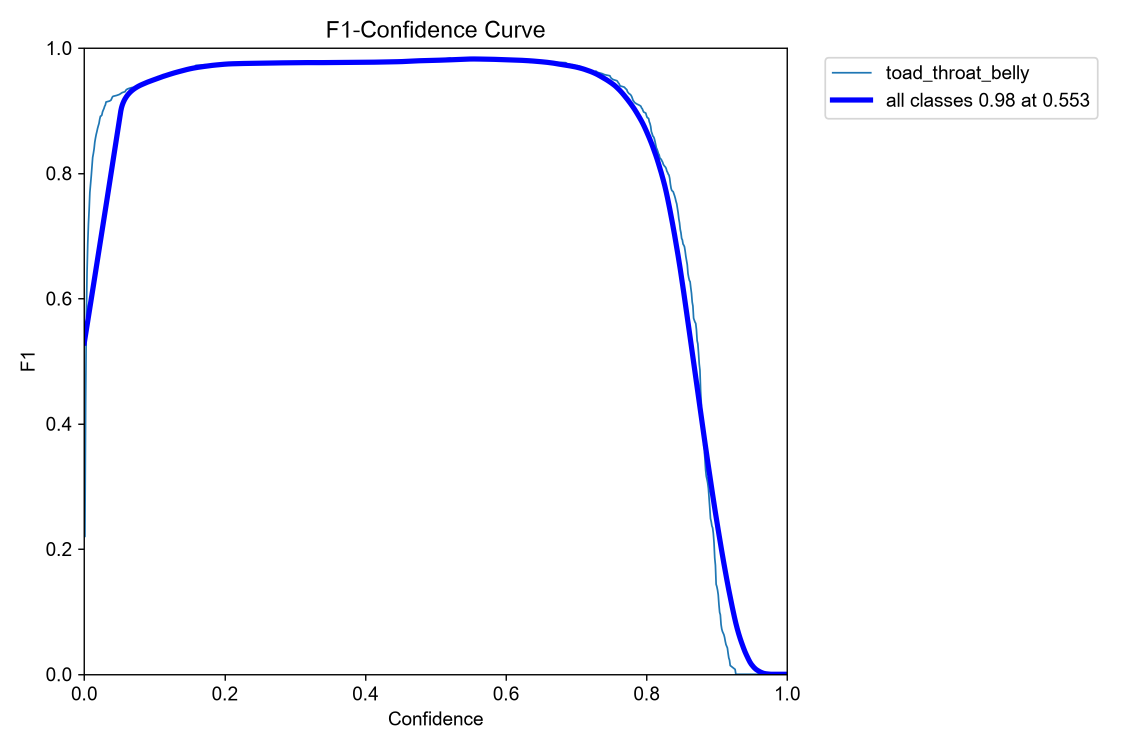
#> input picture 01-02_Throat_Belly_pipeline/src/runs/detect/train/BoxF1_curve.png, 2250 x 1500 px, found by its file name (shown at 1/2 size); its folder holds only this picture in this run
$ python preprocessing.py
#> lines starting #> are read from the running program, lines starting #| are printed output that depends on the picture; after the words box and inside, x2 and y2 are one past the last pixel; in counts of white or black regions, pixels touching at a corner belong together
#> in process_throat_belly_crops, img is the input picture: shape (1500, 2250, 3); mean B, G, R 252.4, 250, 249.8

# preprocessing.py (Throat + Belly Pipeline)


import os
import cv2
import numpy as np
from pathlib import Path


def rotate_image(image, angle):
    """Rotates an image around its center without cropping corners."""
    h, w = image.shape[:2]
    cx, cy = w / 2, h / 2
    M = cv2.getRotationMatrix2D((cx, cy), angle, 1.0)
    cos = np.abs(M[0, 0])
    sin = np.abs(M[0, 1])
    nw = int((h * sin) + (w * cos))
    nh = int((h * cos) + (w * sin))
    M[0, 2] += (nw / 2) - cx
    M[1, 2] += (nh / 2) - cy
    return cv2.warpAffine(image, M, (nw, nh), flags=cv2.INTER_LANCZOS4, borderMode=cv2.BORDER_CONSTANT, borderValue=0)


def compute_symmetry_iou(mask_patch):
    """Computes vertical Jaccard IoU between flipped left and right halves."""
    h, w = mask_patch.shape[:2]
    mid = w // 2
    left = mask_patch[:, :mid]
    right = mask_patch[:, mid:]

    min_w = min(left.shape[1], right.shape[1])
    if min_w == 0:
        return 0.0

    left_half = left[:, :min_w]
    right_half = right[:, :min_w]
    left_flipped = cv2.flip(left_half, 1)

    inter = np.logical_and(left_flipped > 0, right_half > 0).sum()
    union = np.logical_or(left_flipped > 0, right_half > 0).sum()
    return inter / union if union > 0 else 0.0


def find_optimal_symmetry_angle(img):
    """Multi-scale coarse-to-fine sweep from 0° to 180° to find the vertical midline axis."""
    gray = cv2.cvtColor(img, cv2.COLOR_BGR2GRAY)
    mask = (gray > 10).astype(np.uint8) * 255
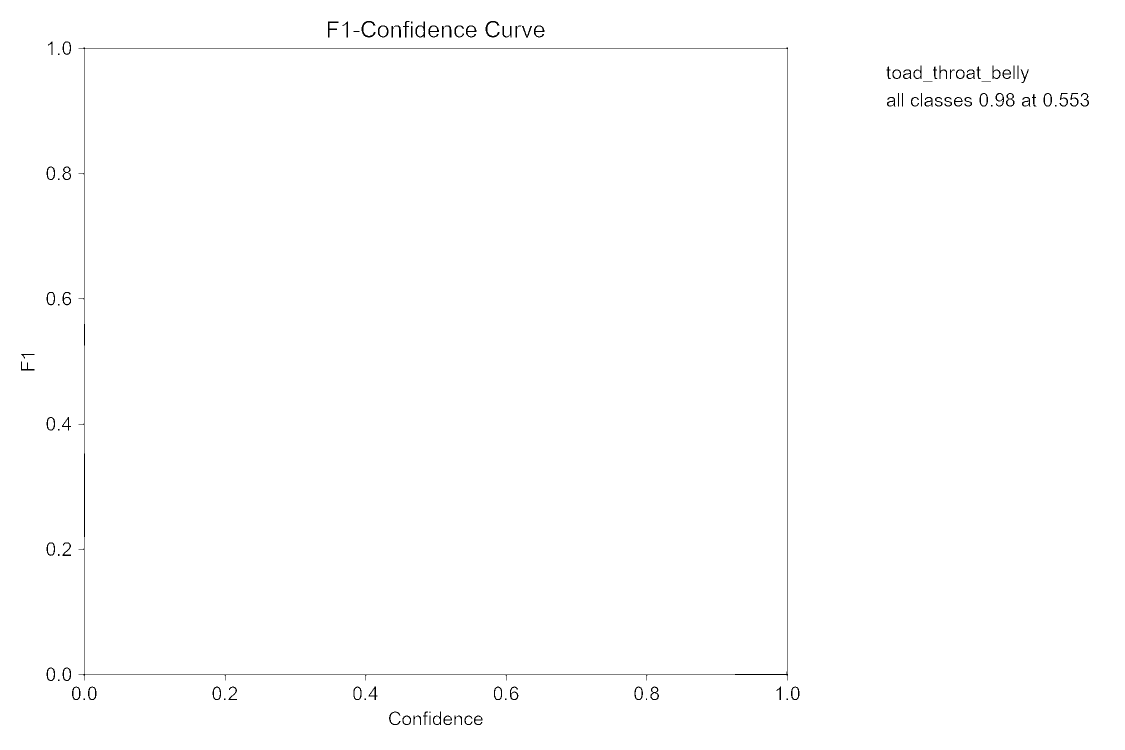
#> mask: shape (1500, 2250) (shown at 1/2 size); 99.5% white; black in thin lines or dots, all inside (x1, y1, x2, y2) = (42, 42, 2178, 1450)

    # Coarse sweep: 0 to 180 in 2 deg steps
    best_angle = 0.0
    best_iou = -1.0
    for angle in np.arange(0, 180, 2.0):
        rot_mask = rotate_image(mask, angle)
        iou = compute_symmetry_iou(rot_mask)
        if iou > best_iou:
            best_iou = iou
            best_angle = angle
#> this loop made 90 passes
#> (inter in compute_symmetry_iou, union in compute_symmetry_iou, iou, best_iou) on pass 1: (1670947, 1686598, 0.991, 0.991)
#> (inter in compute_symmetry_iou, union in compute_symmetry_iou, iou) on passes 2 to 7: (1625836, 1752764, 0.928), (1573283, 1805485, 0.871), (1527862, 1850936, 0.825), (1488367, 1890491, 0.787), (1453270, 1925629, 0.755), (1422429, 1956432, 0.727)
#> pass 1, in compute_symmetry_iou, `left_flipped = cv2.flip(left_half, 1)`:
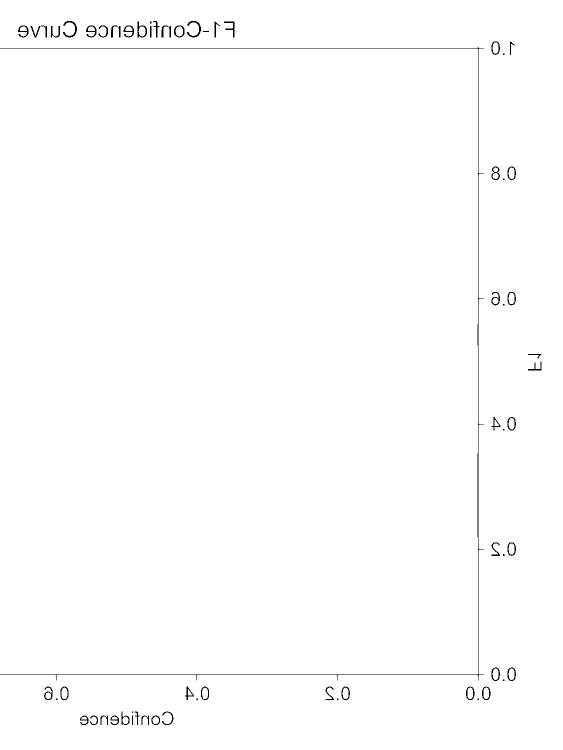
#> left_flipped: shape (1500, 1125) (shown at 1/2 size); 99.4% white; black in thin lines or dots

    # Fine sweep: +/- 3 deg in 0.5 deg steps
    for angle in np.arange(best_angle - 3.0, best_angle + 3.5, 0.5):
        rot_mask = rotate_image(mask, angle)
        iou = compute_symmetry_iou(rot_mask)
        if iou > best_iou:
            best_iou = iou
            best_angle = angle
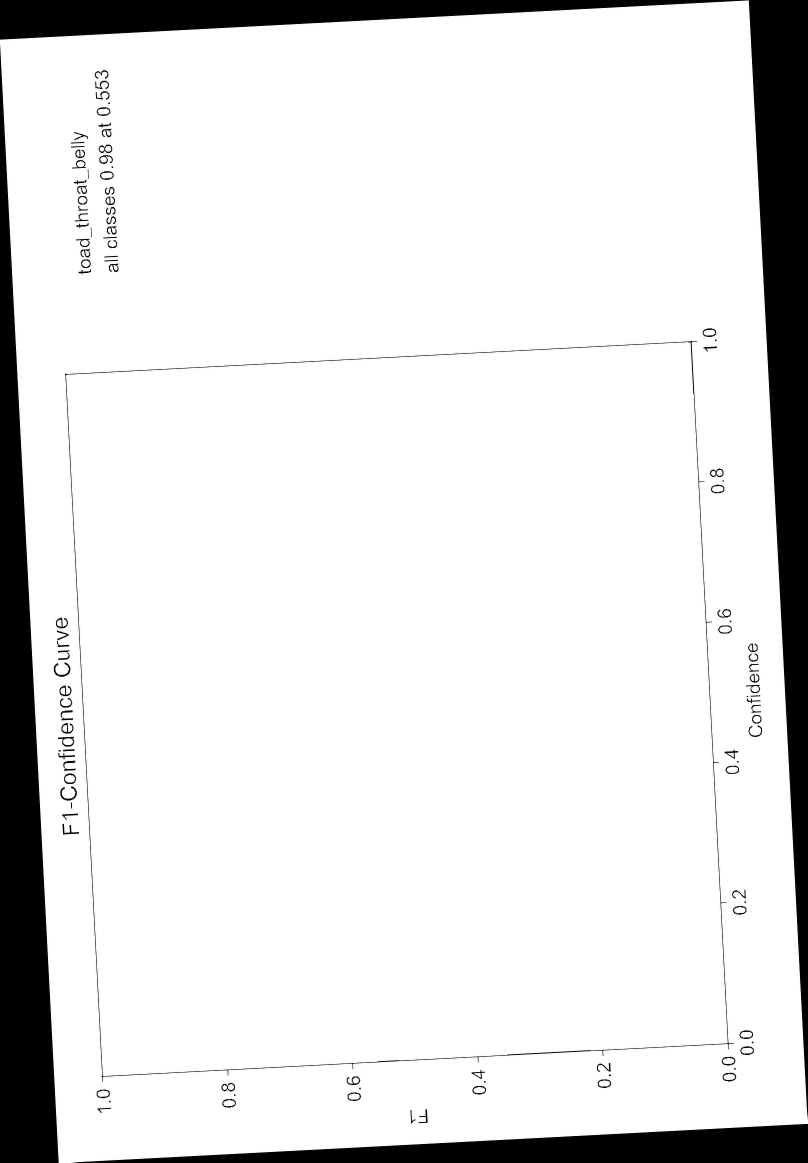
#> rot_mask: shape (2325, 1615) (shown at 1/2 size); min 0, max 255, mean 227.9

    return best_angle


def score_ventral_orientation(img):
    """
    Evaluates whether the chin is North (Score > 0) or South (Score < 0).
    For full ventral patterns:
    - Chin (top) is narrower with corner voids.
    - Abdomen (bottom) is wider with greater mass.
    """
    gray = cv2.cvtColor(img, cv2.COLOR_BGR2GRAY)
#> gray: shape (2250, 1500)
    mask = (gray > 10).astype(np.uint8) * 255
#> mask: shape (2250, 1500); 99.4% white; black in thin lines or dots
    h, w = mask.shape[:2]

    # Top third vs Bottom third width
    top_third = mask[:h//3, :]
#> top_third: shape (750, 1500); 99.4% white; black in thin lines or dots
    bot_third = mask[2*h//3:, :]
#> bot_third: shape (750, 1500); 99.4% white; black in thin lines or dots, all inside (x1, y1, x2, y2) = (42, 0, 1400, 709)

    top_mass = (top_third > 0).sum()
    bot_mass = (bot_third > 0).sum()

    # Corner void difference (Top bounding corners should have more void created by chin arch)
    cw = max(1, w // 4)
    ch = max(1, h // 4)
    tl_void = (mask[:ch, :cw] == 0).sum()
    tr_void = (mask[:ch, w-cw:] == 0).sum()
    bl_void = (mask[h-ch:, :cw] == 0).sum()
    br_void = (mask[h-ch:, w-cw:] == 0).sum()

    corner_score = (tl_void + tr_void) - (bl_void + br_void)
    mass_score = bot_mass - top_mass  # Normal orientation has more mass at the bottom belly

    return (corner_score * 2.0) + (mass_score * 1.5)


def letterbox_pad_to_square(img, target_size=256):
    """
    Resizes image while preserving aspect ratio and pads with pure black borders to target_size x target_size.
    """
#> called with target_size = 256
    h, w = img.shape[:2]
    scale = target_size / max(h, w)
    nw = int(w * scale)
    nh = int(h * scale)

    resized = cv2.resize(img, (nw, nh), interpolation=cv2.INTER_LANCZOS4)
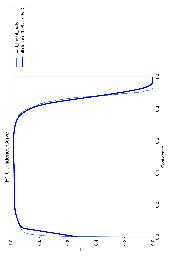
#> resized: shape (256, 170, 3); mean B, G, R 253.5, 251.1, 250.9

    # Place in center of square black canvas
    square = np.zeros((target_size, target_size, 3), dtype=np.uint8)
    y_off = (target_size - nh) // 2
    x_off = (target_size - nw) // 2
    square[y_off:y_off+nh, x_off:x_off+nw] = resized
    return square


def enhance_photometrics_rgb(img):
    """
    LAB Bilateral Filtering + CLAHE + Scalpel Detail Sharpening with strict black background.
    """
    gray = cv2.cvtColor(img, cv2.COLOR_BGR2GRAY)
#> gray: shape (256, 256)
    fg_mask = (gray > 10).astype(np.uint8)
#> fg_mask: shape (256, 256); values 0 (black) and 1 (white), 66.2% white; 53 black regions (51 under 20 px), largest, box (x1, y1, x2, y2) and area: (0, 0, 43, 256) 11008, (213, 0, 256, 256) 11008

    lab = cv2.cvtColor(img, cv2.COLOR_BGR2LAB)
#> lab: shape (256, 256, 3); mean of channels 0, 1, 2 167.3, 128.4, 127.3
    L, A, B = cv2.split(lab)
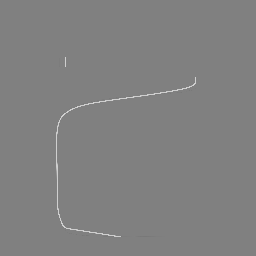
#> A: shape (256, 256); min 119, max 207, mean 128.4

    # Bilateral filter on L channel to suppress specular camera flash noise
    L_smooth = cv2.bilateralFilter(L, d=5, sigmaColor=35, sigmaSpace=35)

    # CLAHE on L channel
    clahe = cv2.createCLAHE(clipLimit=3.0, tileGridSize=(8, 8))
    L_clahe = clahe.apply(L_smooth)

    # High-pass Scalpel Unsharp Masking
    L_blur = cv2.GaussianBlur(L_clahe, (5, 5), 1.0)
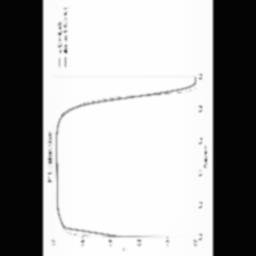
#> L_blur: shape (256, 256); min 4, max 254, mean 167.5
    L_detail = cv2.subtract(L_clahe, L_blur)
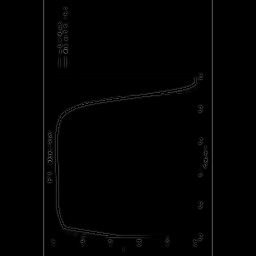
#> L_detail: shape (256, 256); min 0, max 117, mean 1.7
    L_sharp = cv2.addWeighted(L_clahe, 1.0, L_detail, 1.8, 0)

    enhanced_lab = cv2.merge([L_sharp, A, B])
#> enhanced_lab: shape (256, 256, 3); mean of channels 0, 1, 2 167.7, 128.4, 127.3
    enhanced_rgb = cv2.cvtColor(enhanced_lab, cv2.COLOR_LAB2BGR)

    # Strictly zero out background pixels
    enhanced_rgb[fg_mask == 0] = [0, 0, 0]
    return enhanced_rgb


def process_throat_belly_crops(input_base, output_base):
    print("\n" + "=" * 70)
    print("      PHASE 2: STANDARDIZING THROAT + BELLY CROPS (256x256 RGB)       ")
    print("=" * 70)

    splits = ['train', 'val']
    for split in splits:
        in_folder = os.path.join(input_base, split)
        out_folder = os.path.join(output_base, split)
        os.makedirs(out_folder, exist_ok=True)

        if not os.path.exists(in_folder):
            continue

        files = [f for f in os.listdir(in_folder) if f.lower().endswith(('.jpg', '.jpeg', '.png'))]
        print(f"Standardizing [{split.upper()}]: {len(files)} crops...")

        count = 0
        for f in files:
            img_path = os.path.join(in_folder, f)
            img = cv2.imread(img_path)
            if img is None:
                continue

            # 1. Symmetry Alignment
            best_angle = find_optimal_symmetry_angle(img)
            aligned = rotate_image(img, best_angle)

            # 2. Anatomical Orientation Check (Strict Chin North)
            orientation_score = score_ventral_orientation(aligned)
            if orientation_score < 0:
                aligned = rotate_image(aligned, 180.0)

            # 3. Crop tightly to foreground bounding box
            gray = cv2.cvtColor(aligned, cv2.COLOR_BGR2GRAY)
            cnts, _ = cv2.findContours((gray > 10).astype(np.uint8), cv2.RETR_EXTERNAL, cv2.CHAIN_APPROX_SIMPLE)
            if cnts:
                bx, by, bw, bh = cv2.boundingRect(max(cnts, key=cv2.contourArea))
                aligned = aligned[by:by+bh, bx:bx+bw]

            # 4. Aspect-Preserving Letterbox Pad to 256x256
            padded = letterbox_pad_to_square(aligned, target_size=256)

            # 5. Photometric CLAHE & Sharpening
            final_crop = enhance_photometrics_rgb(padded)

            save_path = os.path.join(out_folder, f)
            cv2.imwrite(save_path, final_crop)
            count += 1

        print(f"✅ Finished [{split.upper()}]: Saved {count} standardized 256x256 crops.")


if __name__ == "__main__":
    script_dir = os.path.dirname(os.path.abspath(__file__))
    project_root = os.path.dirname(script_dir)

    input_data = os.path.join(project_root, 'data', 'SAM2_Data')
    output_data = os.path.join(project_root, 'data', 'preprocessed')

    process_throat_belly_crops(input_data, output_data)
